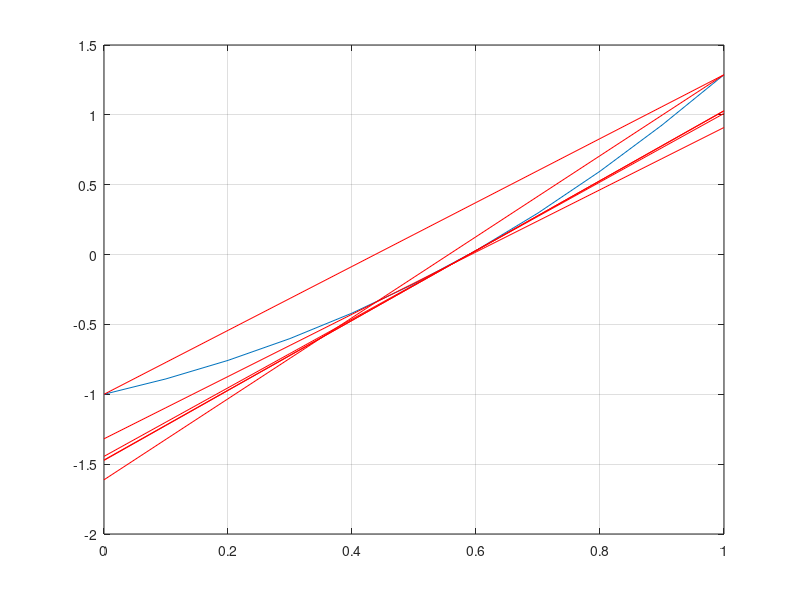

Recreate this plot in MATLAB.
function Secante2
 clear
 clc
 a=0;
 b=1; % [a,b] utilizar pra o grafico
 x=[a:0.1:b];
 y=funcao(x);
 plot(x,y)
 grid
 hold on
 erro=10^-7;
 k=0; %numero iteracoes 
 x0=0; %estimativa inicial
 x1=1; %estimativa inicial
 f0=funcao(x0);
 f1=funcao(x1);
 while (abs(f1)>erro)
    k=k+1;
    r= f0 +((f1-f0)/(x1-x0))*(x-x0); %reta secante a curva em x0 e x1
    plot(x,r,'r')
    hold on   
    xk=x1-((x1-x0)*f1)/(f1-f0); %aproximacao da raiz
    x0=x1;
    x1=xk
    f0=f1;
    f1=funcao(x1)
    pause
  end
  k
  xk
  f1
end
function f=funcao(x)
  f=exp(x).*sin(x)-1;
end